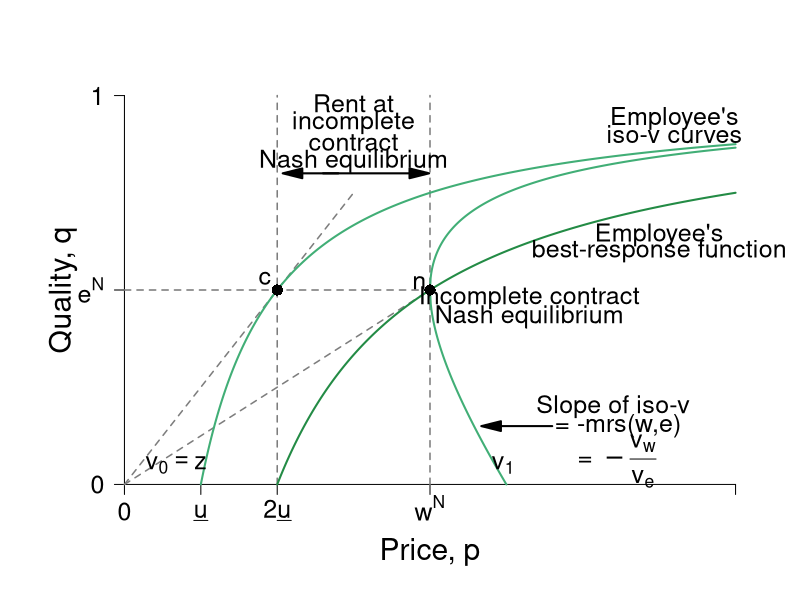

Generate this figure with R:
#' Graph Designer: Harriet Brookes-Gray
#' Authors: Bowles and Halliday
#' Title: Coordination, Conflict and Competition: A Text in Microeconomics

require(ggplot2)
require(shape)
pdf(file = "employment/employment_brf_rentv2.pdf", width = 9, height = 7)

#Set parameters for graphics
pointsize <- 1.8
axislabelsize <- 1.8
labelsize <- 1.5
namesize <- 1.8
annotatesize <- 1.5
graphlinewidth <- 2
segmentlinewidth <- 1.5

COL <- c("#7fc97f", "#beaed4", "#fdc086", "#ffff99", "#386cb0", "#f0027f", "#bf5b17", "#666666")
COLA <- c("#e0f3db", "#99d8c9","#66c2a4","#41ae76", "#238b45", "#005824")
COLB <- c("#c6dbef", "#4eb3d3", "#2b8cbe", "#0868ac","#084081")
COLC <- c("#fcfbfd", "#efedf5", "#dadaeb", "#bcbddc", "#9e9ac8", "#807dba", "#6a51a3", "#54278f", "#3f007d")
grays <- gray.colors(25, start = 1, end = 0)


#The equation is below when v = 0. See Wolfram Alpha output. 
isov <- function(p, delta = 5) {
  (p - delta)/p
}

isovhigh1 <- function(p, delta = 5, v = 5){
  (sqrt(p^2 - 4 * delta * v) - p + 2*v)/( 2 * v )
}

isovlow1 <- function(p, delta = 5, v = 5){
  (-sqrt(p^2 - 4 * delta * v) - p + 2*v)/( 2 * v )
}

isovhigh2 <- function(p, delta = 5, v = 10){
  (sqrt(p^2 - 4 * delta * v) - p + 2*v)/( 2 * v )
}

isovlow2 <- function(p, delta = 5, v = 10){
  (-sqrt(p^2 - 4 * delta * v) - p + 2*v)/( 2 * v )
}

isovhigh3 <- function(p, delta = 5, v = 15){
  (sqrt(p^2 - 4 * delta * v) - p + 2*v)/( 2 * v )
}

isovlow3 <- function(p, delta = 5, v = 15){
  (-sqrt(p^2 - 4 * delta * v) - p + 2*v)/( 2 * v )
}

brfFn <- function(p, delta = 5) {
  1 - (2*delta) /p
}

#This is evaluated for p = 12; q = 12/(8*sqrt(12^2 - 4*delta1*v1)) - 1/8 for the slope
#At p = 12; q = (-sqrt(12^2 - 4*v1*delta1) - 12 + 2*v1)/(2*v1) = 0.799
tangencyLine <- function(p){
  (p*(0.05))
}


COL <- c("#f7fcf5", "#e5f5e0", "#c7e9c0", "#a1d99b", "#74c476", "#41ab5d", "#238b45", "#005a32")
par(mar =  c(5, 5, 4, 2))
xlims <- c(0, 40)
ylims <- c(0, 1)

plot(0, 0, xlim = xlims, ylim = ylims, type = "n",
     xlab = "",
     ylab = "",
     xaxt = "n", yaxt = "n", cex.lab = axislabelsize, bty = "n")

mtext(expression(paste("Price, ", p)), side = 1, line = 2.5, cex = axislabelsize)
text(-4, ylims[2] - 0.5*(ylims[2] - ylims[1]), expression(paste("Quality, ", q)), xpd = TRUE, cex = axislabelsize, srt = 90) 

npts <- 500 
npts2 <- 501
#Specify the sequences of points for graphing. 
xx0 <- seq(5, xlims[2], length.out = npts)
xx1 <- seq(10, xlims[2], length.out = npts)
xx2 <- seq(xlims[1], 15, length.out = npts)
xx3 <- seq(10, xlims[2], length.out = npts2)
xx4 <- seq(xlims[1], 10, length.out = npts2)
#For below, I solved sqrt(p^2 - 200) - p + 200/p = 0, getting p = 10*sqrt(2) = 14.14214
xx5 <- seq(14.14214, xlims[2], length.out = npts2)
xx6 <- seq(14.14214, 15, length.out = npts2)
xx7 <- seq(20, xlims[2], length.out = npts2)
xx8 <- seq(xlims[1], 25, length.out = npts2)

#Customize ticks and labels for the plot
ticksy <- c(0, 0.5, 1)
ylabels <- c(0, expression(paste(e^N)), 1)
ticksx <- c(0, 5, 10, 20, 40)
xlabels <- c(0, expression(paste(underline("u"))),expression(paste(2*underline("u"))) , expression(paste(w^N)) , NA)
axis(1, at = ticksx, pos = 0, labels = xlabels, cex.axis = labelsize)
axis(2, at = ticksy, pos = 0, labels = ylabels, las = 1, cex.axis = labelsize)

#Lines for the coordinates of the Nash equilbrium
segments(0, 0, 20, 0.5, lty = 2, col = grays[20], lwd = segmentlinewidth)
segments(10, 0, 10, 1, lty = 2, col = grays[20], lwd = segmentlinewidth)
segments(20, 0, 20, 1, lty = 2, col = grays[20], lwd = segmentlinewidth)
segments(0, 0.5, 20, 0.5, lty = 2, col = grays[20], lwd = segmentlinewidth)

#Draw the lines for the graphs
lines(xx2, tangencyLine(xx2), col = grays[20], lwd = segmentlinewidth, lty = 2)
lines(xx0, isov(xx0, delta = 5), col = COLA[4], lwd = graphlinewidth)
lines(xx1, brfFn(xx1), col = COLA[5], lwd = graphlinewidth)
#lines(xx3, isovhigh1(xx3, v = 5, delta = 5), col = COLA[4], lwd = graphlinewidth)
#lines(xx4, isovlow1(xx4, v = 5, delta = 5), col = COLA[4], lwd = graphlinewidth)
#lines(xx5, isovhigh2(xx5, v = 10, delta = 5), col = COLA[4], lwd = graphlinewidth)
#lines(xx6, isovlow2(xx6, v = 10, delta = 5), col = COLA[4], lwd = graphlinewidth)
lines(xx7, isovhigh3(xx7, v = 20, delta = 5), col = COLA[4], lwd = graphlinewidth)
lines(xx8, isovlow3(xx8, v = 20, delta = 5), col = COLA[4], lwd = graphlinewidth)

text(3.4, 0.05, expression(paste(v[0] == z)), cex = labelsize)
#text(22, 0.05, expression(paste(v[1])), cex = labelsize)
text(24.8, 0.05, expression(paste(v[1])),cex = labelsize)
text(35, 0.64, expression(paste("Employee's")), cex = labelsize, xpd =TRUE)
text(35, 0.60, expression(paste("best-response function")),cex = labelsize, xpd =TRUE)
#text(35, 0.58, expression(paste(e(Delta, a))))
text(36, 0.94, expression(paste("Employee's")),cex = labelsize)
text(36, 0.9, expression(paste("iso-v curves")),cex = labelsize)

text(19.3, 0.52, expression(n),cex = labelsize)
text(26.5, 0.48, expression(paste("Incomplete contract")),cex = labelsize)
text(26.5, 0.43, expression(paste("Nash equilibrium")),cex = labelsize)

text(15, 0.98, expression(paste("Rent at")),cex = labelsize)
text(15, 0.93, expression(paste("incomplete")),cex = labelsize)
text(15, 0.88, expression(paste("contract")),cex = labelsize)
text(15, 0.83, expression(paste("Nash equilibrium")),cex = labelsize)
Arrows(13, 0.8, 19.3, 0.8,  col = "black", lty = 1, lwd = 2, arr.type = "triangle")
Arrows(14, 0.8, 11, 0.8,  col = "black", lty = 1, lwd = 2, arr.type = "triangle")


Arrows(28, 0.15, 24, 0.15,  col = "black", lty = 1, lwd = 2, arr.type = "triangle")
text(32, 0.2, expression(paste("Slope of iso-v")),cex = labelsize)
text(32.3, 0.15, expression(paste(" = -mrs(w,e) ")),cex = labelsize)
text(32, 0.06, expression(paste(" = " -frac(v[w], v[e]))),cex = labelsize)



#Add a point for the NE
points(20, 0.5, pch = 16, col = "black", cex = 1.5)

#segments(12.5, 0, 12.5, ylims[2], lty = 2, col = grays[20], lwd = 2)
#segments(0, brfFn(w = 18.4), 18.4, brfFn(w = 18.4), lty = 2, col = "darkgray", lwd = 2)
points(10, 0.5, pch = 16, col = "black", cex = 1.5)
text(9.2, 0.53, expression(c),cex = labelsize)



dev.off()
